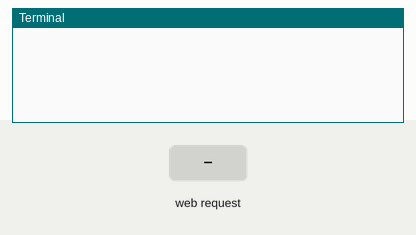
A program run on a simulated Raspberry Pi (BCM pin numbers). Shown: the last lines printed to the terminal. The inputs (shaded band) are chosen by the test bench. The camera gives no picture and a still takes 0.5 s; the clock reads 2024-03-15 10:24:30 at power-on unless the program sets it.

Above: at 1.2 s.
1.3 s: HTTP request for / received
At 1.9 s:
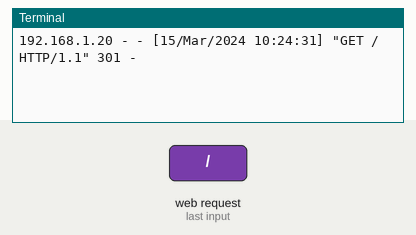
2.8 s: HTTP request for /index.html received
At 4.0 s:
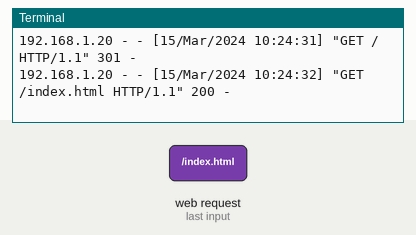
4.3 s: HTTP request for /stream.mjpg received
At 5.3 s:
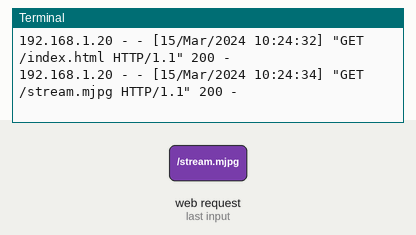

Measured:
- after the input at 1.3 s, the terminal: prints a new line at once (image 1)
- after the input at 2.8 s, the terminal: prints a new line at once (image 2)
- after the input at 4.3 s, the terminal: prints a new line at once (image 3)

The program:

stream_server.py
```python
import io
import picamera
import logging
import socketserver
from threading import Condition
from http import server

PAGE="""\
<html>
<head>
<title>picamera MJPEG streaming demo</title>
</head>
<body>
<img src="stream.mjpg" width="240" height="240" />
</body>
</html>
"""

class StreamingOutput(object):
    def __init__(self):
        self.frame = None
        self.buffer = io.BytesIO()
        self.condition = Condition()

    def write(self, buf):
        if buf.startswith(b'\xff\xd8'):
            # New frame, copy the existing buffer's content and notify all
            # clients it's available
            self.buffer.truncate()
            with self.condition:
                self.frame = self.buffer.getvalue()
                self.condition.notify_all()
            self.buffer.seek(0)
        return self.buffer.write(buf)

class StreamingHandler(server.BaseHTTPRequestHandler):
    def do_GET(self):
        if self.path == '/':
            self.send_response(301)
            self.send_header('Location', '/index.html')
            self.end_headers()
        elif self.path == '/index.html':
            content = PAGE.encode('utf-8')
            self.send_response(200)
            self.send_header('Content-Type', 'text/html')
            self.send_header('Content-Length', len(content))
            self.end_headers()
            self.wfile.write(content)
        elif self.path == '/stream.mjpg':
            self.send_response(200)
            self.send_header('Age', 0)
            self.send_header('Cache-Control', 'no-cache, private')
            self.send_header('Pragma', 'no-cache')
            self.send_header('Content-Type', 'multipart/x-mixed-replace; boundary=FRAME')
            self.end_headers()
            try:
                while True:
                    with output.condition:
                        output.condition.wait()
                        frame = output.frame
                    self.wfile.write(b'--FRAME\r\n')
                    self.send_header('Content-Type', 'image/jpeg')
                    self.send_header('Content-Length', len(frame))
                    self.end_headers()
                    self.wfile.write(frame)
                    self.wfile.write(b'\r\n')
            except Exception as e:
                logging.warning(
                    'Removed streaming client %s: %s',
                    self.client_address, str(e))
        else:
            self.send_error(404)
            self.end_headers()

class StreamingServer(socketserver.ThreadingMixIn, server.HTTPServer):
    allow_reuse_address = True
    daemon_threads = True

with picamera.PiCamera(resolution='240x240', framerate=24) as camera:
    output = StreamingOutput()
    camera.start_recording(output, format='mjpeg')
    try:
        address = ('localhost', 8000)
        server = StreamingServer(address, StreamingHandler)
        server.serve_forever()
    finally:
        camera.stop_recording()
```
